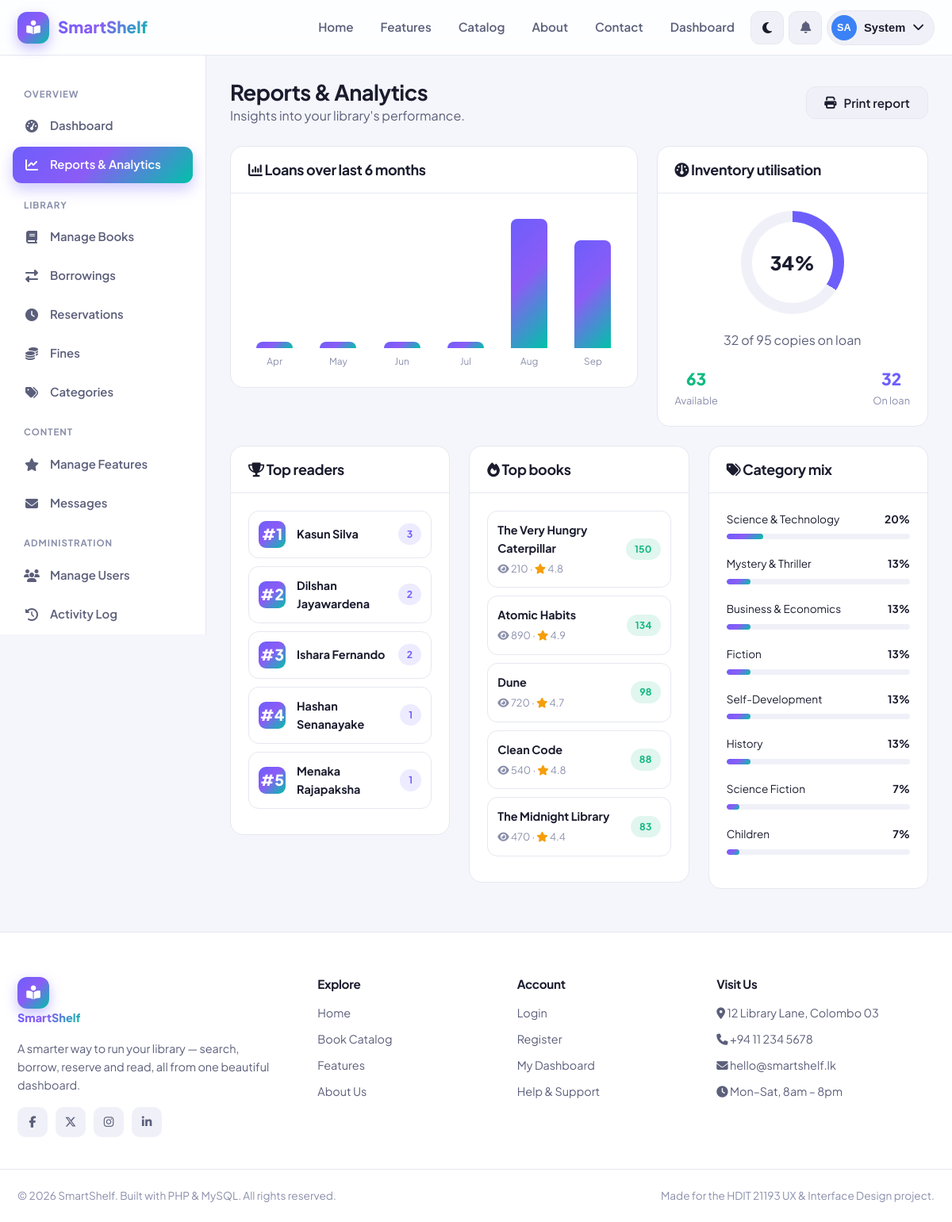
/reports.php (signed in), run on the app's committed database.
### tables this page shows
CREATE TABLE `books` (
  `book_id`          INT(11) NOT NULL AUTO_INCREMENT,
  `title`            VARCHAR(200) NOT NULL,
  `author`           VARCHAR(150) NOT NULL,
  `isbn`             VARCHAR(20) DEFAULT NULL,
  `category_id`      INT(11) DEFAULT NULL,
  `description`      TEXT DEFAULT NULL,
  `publisher`        VARCHAR(150) DEFAULT NULL,
  `publish_year`     INT(4) DEFAULT NULL,
  `total_copies`     INT(11) NOT NULL DEFAULT 1,
  `available_copies` INT(11) NOT NULL DEFAULT 1,
  `shelf_location`   VARCHAR(50) DEFAULT NULL,
  `cover_image`      VARCHAR(255) DEFAULT NULL,
  `ebook_file`       VARCHAR(255) DEFAULT NULL,
  `rating`           DECIMAL(2,1) NOT NULL DEFAULT 0.0,
  `views`            INT(11) NOT NULL DEFAULT 0,
  `borrow_count`     INT(11) NOT NULL DEFAULT 0,
  `created_at`       TIMESTAMP NOT NULL DEFAULT CURRENT_TIMESTAMP,
  PRIMARY KEY (`book_id`),
  KEY `category_id` (`category_id`),
  CONSTRAINT `fk_books_category` FOREIGN KEY (`category_id`)
    REFERENCES `categories` (`category_id`) ON DELETE SET NULL
);

### functions.php (called while the page is built, shortened)
<?php
require_once __DIR__ . '/config.php';
function e($value)
{
    return htmlspecialchars($value ?? '', ENT_QUOTES, 'UTF-8');
}
function db_select($sql, $types = '', $params = [])
{
    global $conn;
    $stmt = $conn->prepare($sql);
    if ($types) {
        $stmt->bind_param($types, ...$params);
    }
    $stmt->execute();
    $result = $stmt->get_result();
    $rows = $result ? $result->fetch_all(MYSQLI_ASSOC) : [];
    return $rows;
}
function db_select_one($sql, $types = '', $params = [])
{
    $rows = db_select($sql, $types, $params);
    return $rows[0] ?? null;
}
function db_scalar($sql, $types = '', $params = [])
{
    $row = db_select_one($sql, $types, $params);
    return $row ? array_values($row)[0] : 0;
}

### reports.php (the view, shortened to what this page needs)
<?php
require_once __DIR__ . '/../includes/functions.php';
$months = [];
$maxMonth = 1;
for ($i = 5; $i >= 0; $i--) {
    $start = date('Y-m-01', strtotime("-$i months"));
    $end   = date('Y-m-t', strtotime("-$i months"));
    $count = (int) db_scalar("SELECT COUNT(*) FROM borrowings WHERE borrow_date BETWEEN ? AND ?", 'ss', [$start, $end]);
    $months[] = ['label' => date('M', strtotime($start)), 'count' => $count];
    $maxMonth = max($maxMonth, $count);
}
$topMembers = db_select(
    "SELECT u.fullname, COUNT(br.borrow_id) AS loans
     FROM users u JOIN borrowings br ON br.user_id=u.user_id
     GROUP BY u.user_id ORDER BY loans DESC LIMIT 5"
);
$topBooks = db_select("SELECT title, borrow_count, views, rating FROM books ORDER BY borrow_count DESC LIMIT 5");
$catMix = db_select(
    "SELECT c.name, COUNT(b.book_id) AS total FROM categories c
     LEFT JOIN books b ON b.category_id=c.category_id GROUP BY c.category_id ORDER BY total DESC"
);
$catTotal = array_sum(array_column($catMix, 'total')) ?: 1;
$totalCopies = (int) db_scalar("SELECT COALESCE(SUM(total_copies),0) FROM books");
$availCopies = (int) db_scalar("SELECT COALESCE(SUM(available_copies),0) FROM books");
$onLoan = $totalCopies - $availCopies;
$utilisation = $totalCopies ? round($onLoan / $totalCopies * 100) : 0;
require_once __DIR__ . '/../includes/header.php';
?>
<div class="dash">
    <?php require_once __DIR__ . '/../includes/admin_sidebar.php'; ?>
    <div class="dash-main">
        <div class="dash-header"><div><h1>Reports &amp; Analytics</h1><p class="text-soft">Insights into your library's performance.</p></div>
            <button class="btn btn-ghost" onclick="window.print()"><i class="fa-solid fa-print"></i> Print report</button></div>
        <div class="grid" style="grid-template-columns:1.5fr 1fr;gap:24px;align-items:start">
            <div class="panel">
                <div class="panel-head"><h2><i class="fa-solid fa-chart-column"></i> Loans over last 6 months</h2></div>
                <div class="panel-body">
                    <div class="bar-chart">
                        <?php foreach ($months as $m): ?>
                            <div class="bar-col"><div class="bar" style="height:<?= max(4, $m['count']/$maxMonth*100) ?>%" data-val="<?= $m['count'] ?>"></div><div class="bar-label"><?= $m['label'] ?></div></div>
                        <?php endforeach; ?>
                    </div>
                </div>
            </div>
            <div class="panel">
                <div class="panel-head"><h2><i class="fa-solid fa-gauge"></i> Inventory utilisation</h2></div>
                <div class="panel-body text-center">
                    <div class="ring" style="margin:0 auto;background:conic-gradient(var(--brand) <?= $utilisation*3.6 ?>deg, var(--surface-2) 0)">
                        <span class="ring-val"><?= $utilisation ?>%</span>
                    </div>
                    <p class="text-soft mt-2"><?= $onLoan ?> of <?= $totalCopies ?> copies on loan</p>
                    <div class="flex gap-2 between mt-2">
                        <div><div class="num" style="font-size:1.3rem;font-weight:800;color:var(--green)"><?= $availCopies ?></div><div class="text-mute" style="font-size:.8rem">Available</div></div>
                        <div><div class="num" style="font-size:1.3rem;font-weight:800;color:var(--brand)"><?= $onLoan ?></div><div class="text-mute" style="font-size:.8rem">On loan</div></div>
                    </div>
                </div>
            </div>
        </div>
        <div class="grid grid-3" style="align-items:start">
            <div class="panel">
                <div class="panel-head"><h2><i class="fa-solid fa-trophy"></i> Top readers</h2></div>
                <div class="panel-body">
                    <?php foreach ($topMembers as $i => $m): ?>
                        <div class="float-book" style="border-color:var(--border)">
                            <div class="float-cover" style="background:var(--brand-grad);width:34px;height:34px;border-radius:9px;font-weight:800">#<?= $i+1 ?></div>
                            <div class="meta"><strong style="font-size:.9rem"><?= e($m['fullname']) ?></strong></div>
                            <span class="badge badge-brand" style="margin-left:auto"><?= (int)$m['loans'] ?></span>
                        </div>
                    <?php endforeach; ?>
                </div>
            </div>
            <div class="panel">
                <div class="panel-head"><h2><i class="fa-solid fa-fire"></i> Top books</h2></div>
                <div class="panel-body">
                    <?php foreach ($topBooks as $b): ?>
                        <div class="float-book" style="border-color:var(--border)">
                            <div class="meta"><strong style="font-size:.9rem"><?= e($b['title']) ?></strong><span><i class="fa-solid fa-eye"></i> <?= (int)$b['views'] ?> · <i class="fa-solid fa-star" style="color:var(--amber)"></i> <?= number_format($b['rating'],1) ?></span></div>
                            <span class="badge badge-green" style="margin-left:auto"><?= (int)$b['borrow_count'] ?></span>
                        </div>
                    <?php endforeach; ?>
                </div>
            </div>
            <div class="panel">
                <div class="panel-head"><h2><i class="fa-solid fa-tags"></i> Category mix</h2></div>
                <div class="panel-body">
                    <?php foreach ($catMix as $c): $pct = round($c['total']/$catTotal*100); ?>
                        <div class="mb-2">
                            <div class="flex between" style="font-size:.85rem;margin-bottom:5px"><span><?= e($c['name']) ?></span><strong><?= $pct ?>%</strong></div>
                            <div class="pw-meter" style="height:7px"><span style="width:<?= $pct ?>%;background:var(--brand-grad)"></span></div>
                        </div>
                    <?php endforeach; ?>
                </div>
            </div>
        </div>
    </div>
</div>
<?php require_once __DIR__ . '/../includes/footer.php'; ?>

### data on the page
books: title "The Very Hungry Caterpillar", views "210", rating "4.8", borrow_count "150"
books: title "Atomic Habits", views "890", rating "4.9", borrow_count "134"
books: title "Dune", views "720", rating "4.7", borrow_count "98"
books: title "Clean Code", views "540", rating "4.8", borrow_count "88"
books: title "The Midnight Library", views "470", rating "4.4", borrow_count "83"

### other printed values
SITE_NAME "SmartShelf"
initials($_SESSION['fullname']) "SA"
explode(' ', $_SESSION['fullname'])[0] "System"
$m['label'] "Apr"
$m['label'] "May"
$m['label'] "Jun"
$m['label'] "Jul"
$m['label'] "Aug"
$m['label'] "Sep"
$utilisation "34"
$onLoan "32"
$totalCopies "95"
$availCopies "63"
$m['fullname'] "Kasun Silva"
$m['loans'] "3"
